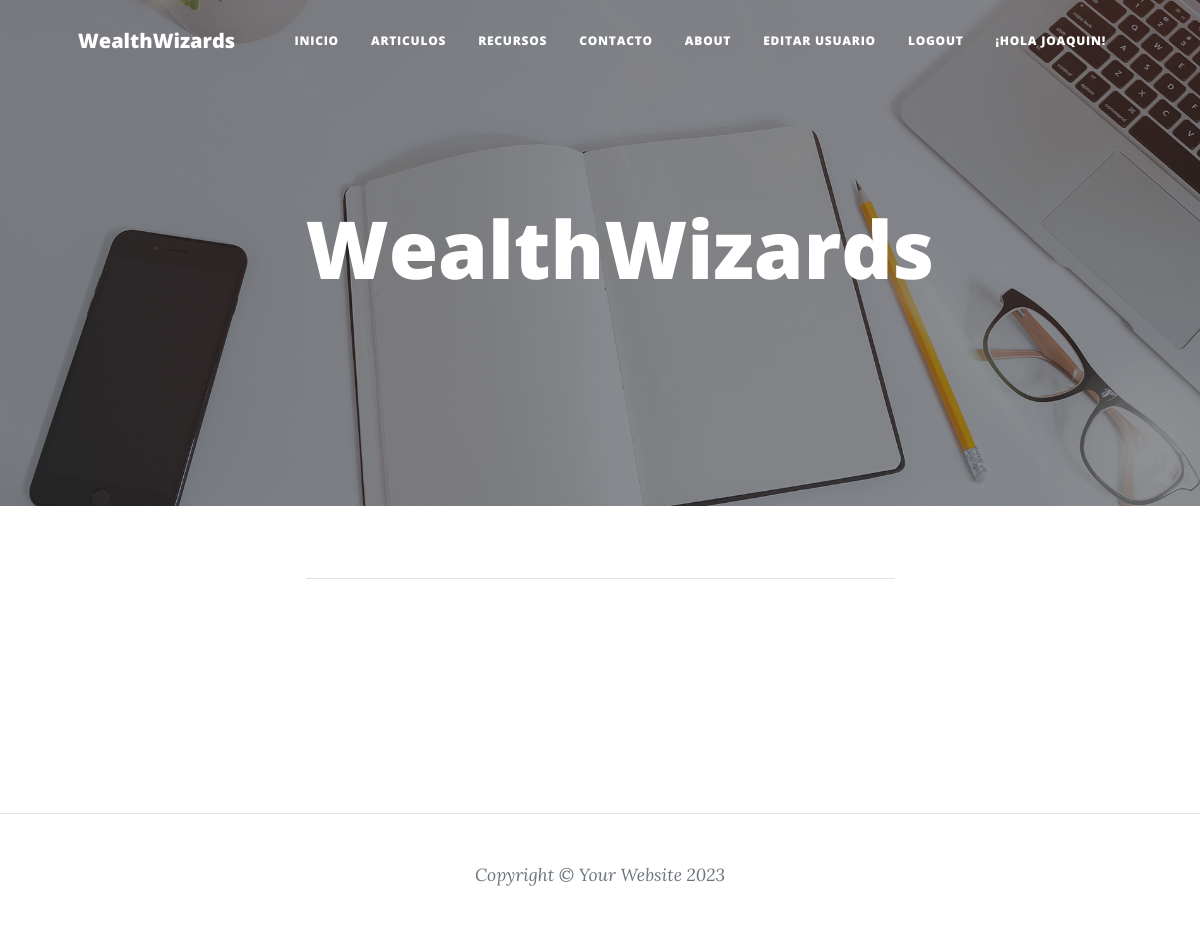
Before: /AppBlog/contacto/list/ (signed in) with the older database file.
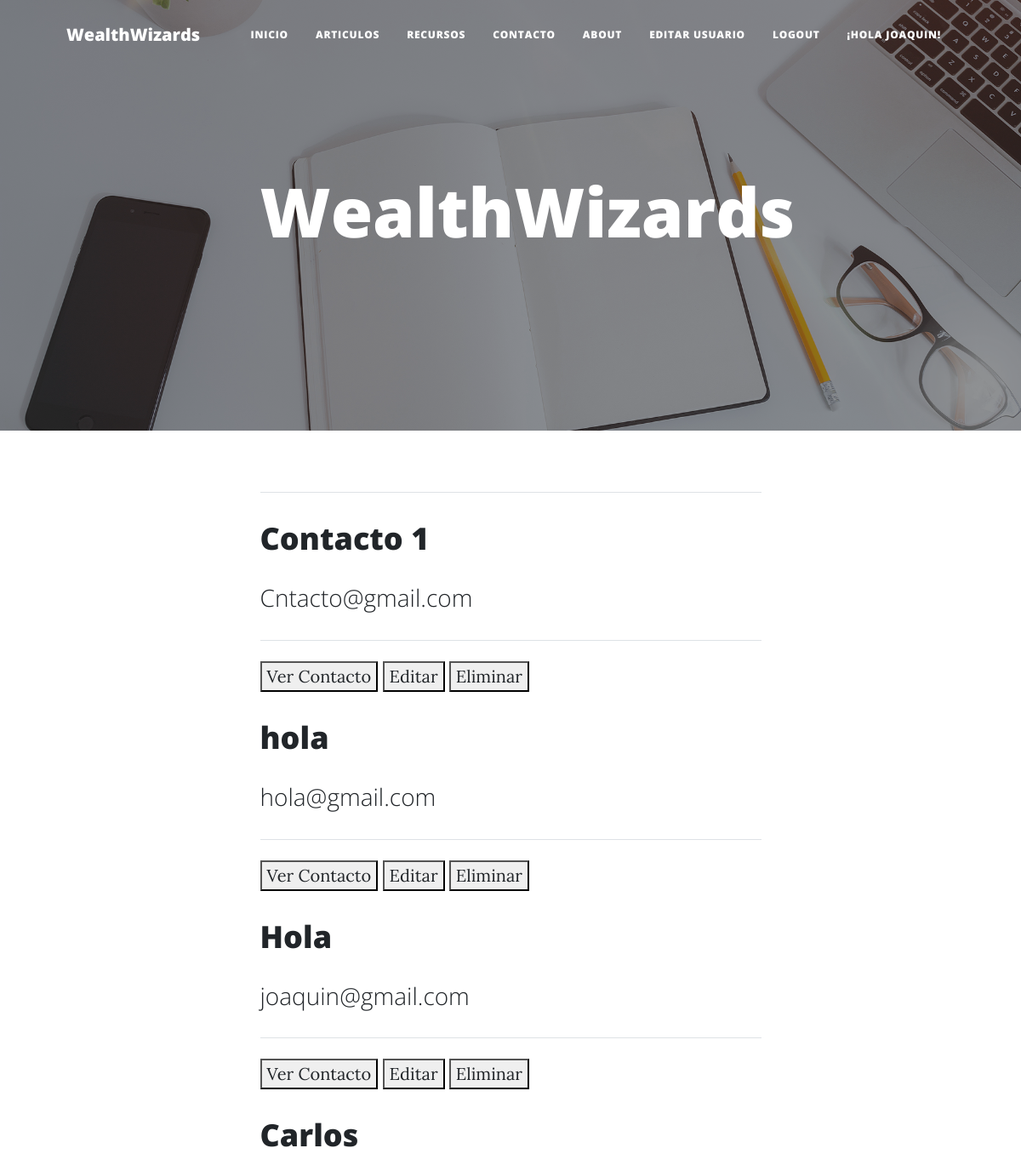
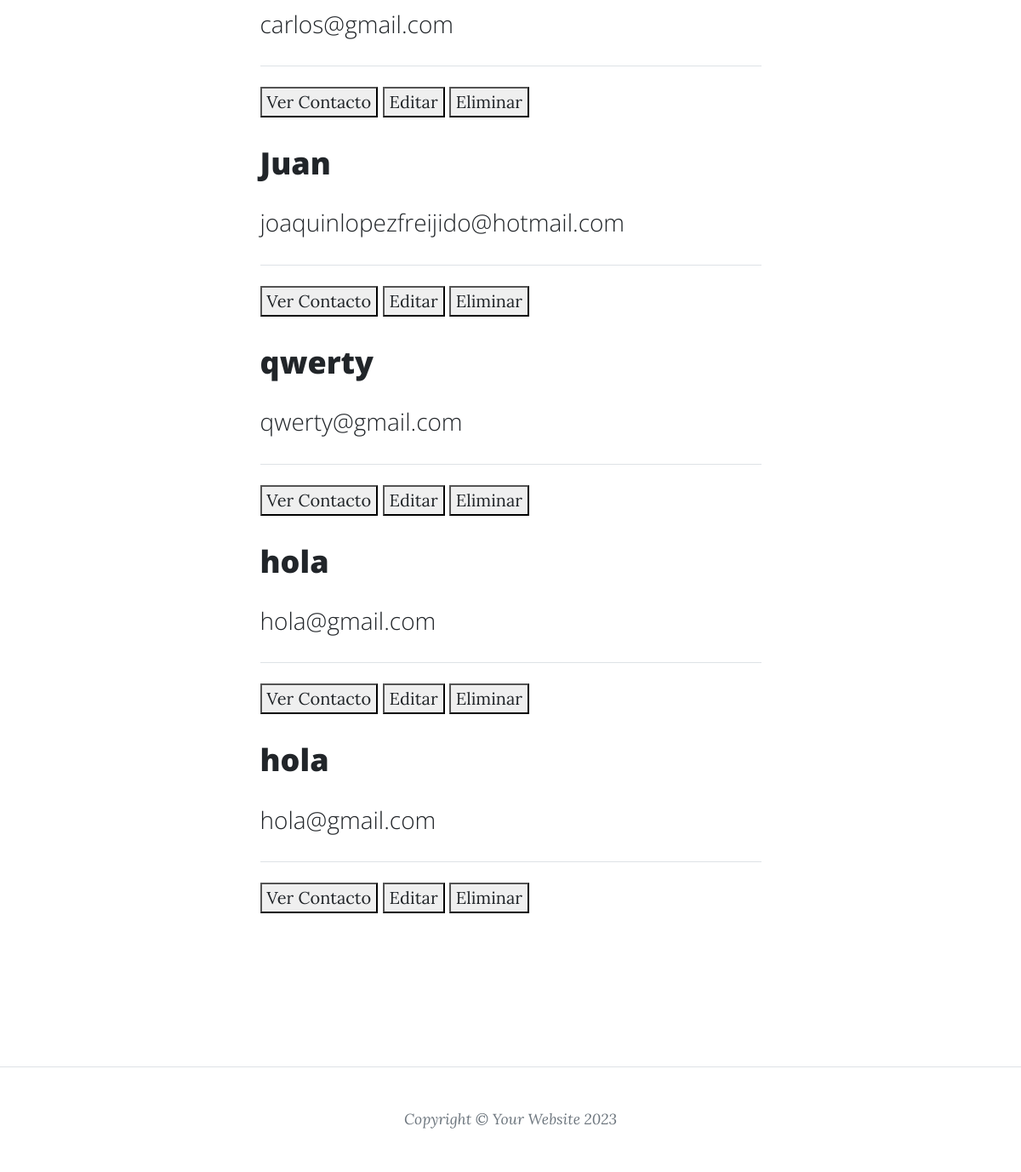
After: the same page with the newer database file (2 pictures, top to bottom).
### AppBlog/models.py (models this page shows, shortened)
class Contacto(models.Model):
    nombre = models.CharField(max_length=100)
    email = models.EmailField(max_length=100)
    mensaje = models.TextField()

### AppBlog/views.py (the view)
# urls.py: path('contacto/list/', ListaContacto.as_view(), name="ContactoLeer"),
class ListaContacto(LoginRequiredMixin, ListView):
    model = Contacto

### AppBlog/templates/AppBlog/contacto_list.html (shortened to what this page needs)
{% extends "AppBlog/padre.html" %}
{% load static %}
{% block titulo %}
WealthWizards
{% endblock %}
{% block main %}
<hr class="my-4" />
{% for contacto in object_list %}
<div class="post-preview">
    <a href="{% url 'ContactoDetalle' contacto.id %}">
        <h2 class="post-title"><p>{{contacto.nombre}}</p></h2>
        <h3 class="post-subtitle"><p>{{contacto.email}}</p></h3>
    </a>
</div>
<hr class="my-4" />
<button>
    <a href="{% url 'ContactoDetalle' contacto.id %}"> Ver Contacto</a>
</button>
<button>
    <a href="{% url 'ContactoEditar' contacto.id %}"> Editar</a>
</button>
<button>
    <a href="{% url 'ContactoEliminar' contacto.id %}"> Eliminar</a>
</button>
{% endfor %}
{% endblock %}

Changed rows visible on the page:
added Contacto: nombre "Contacto 1", email "Cntacto@gmail.com"
added Contacto: nombre "hola", email "hola@gmail.com"
added Contacto: nombre "Hola", email "joaquin@gmail.com"
added Contacto: nombre "Carlos", email "carlos@gmail.com"
added Contacto: nombre "Juan", email "joaquinlopezfreijido@hotmail.com"
added Contacto: nombre "qwerty", email "qwerty@gmail.com"
added Contacto: nombre "hola", email "hola@gmail.com"
added Contacto: nombre "hola", email "hola@gmail.com"
